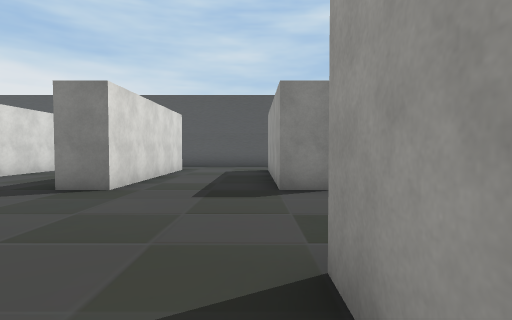
[1] (above)

24 first-person views from a walk through a scene from a Unity 3-D project. The camera is 1.5 m above the floor, tilts 2° down and sees 80° across. The floor is counted in squares, 2 m on a side. Each view is taken from the middle of a square. On the plan, view 1 faces up. The plan holds only what a view shows up to about 10 squares ahead; the rest is blank. The place goes on beyond the plan. The player character is not drawn. Some surface patterns are stand-ins.

[2]
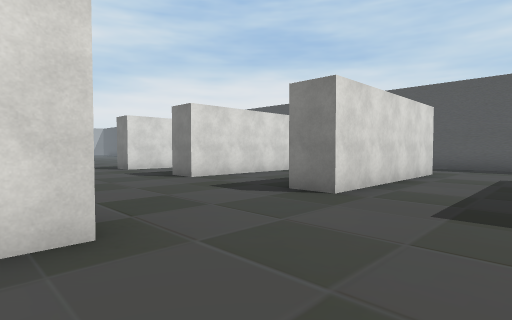

[3]
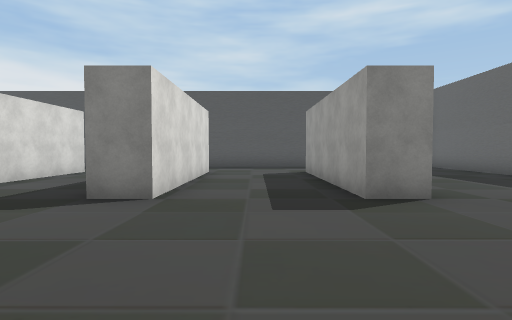

[4]
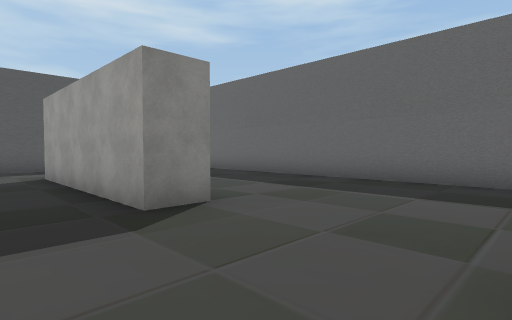

[5]
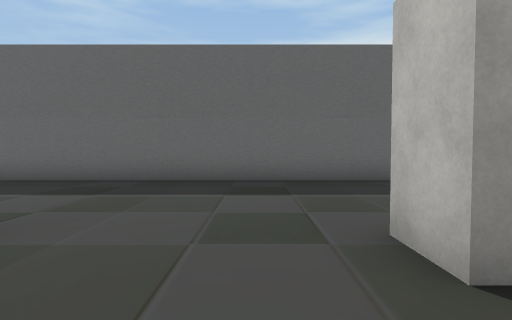

[6]
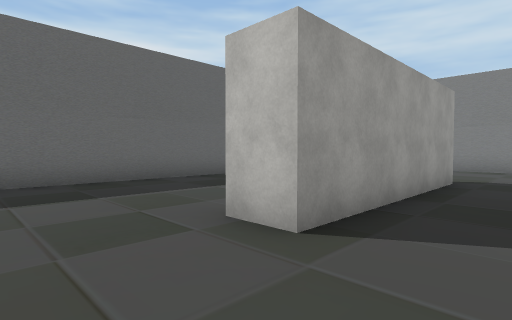

[7]
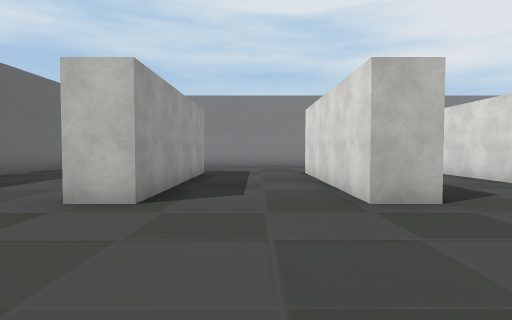

[8]
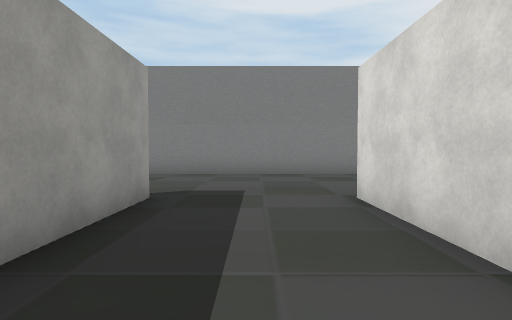

[9]
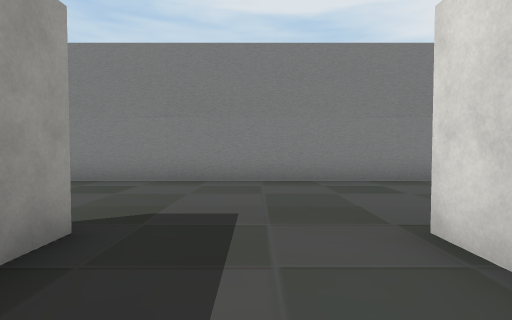

[10]
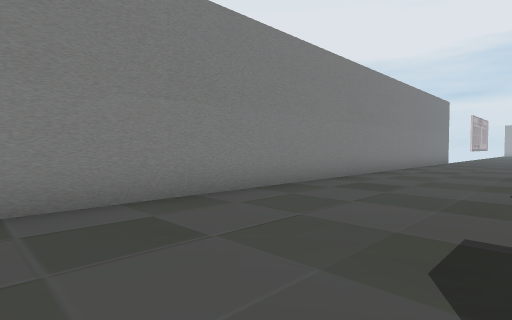

[11]
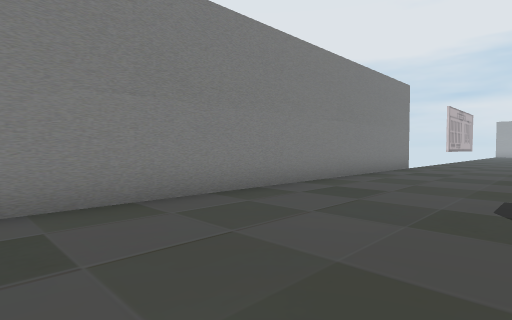

[12]
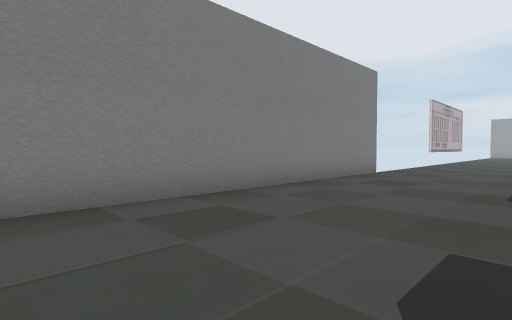

[13]
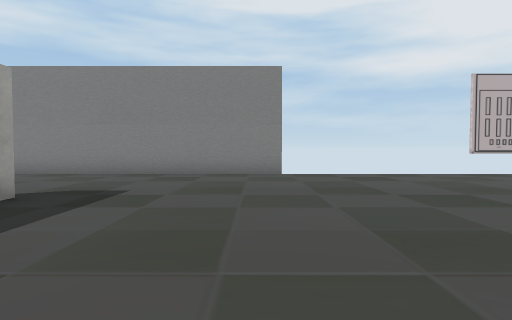

[14]
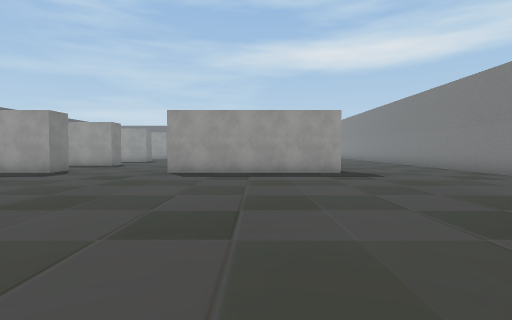

[15]
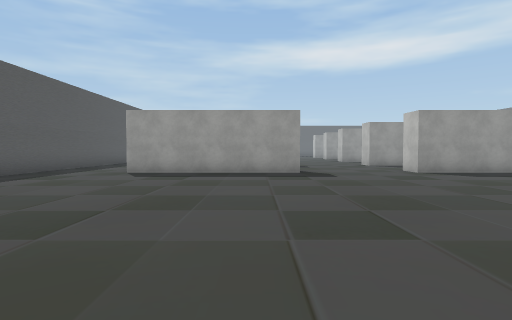

[16]
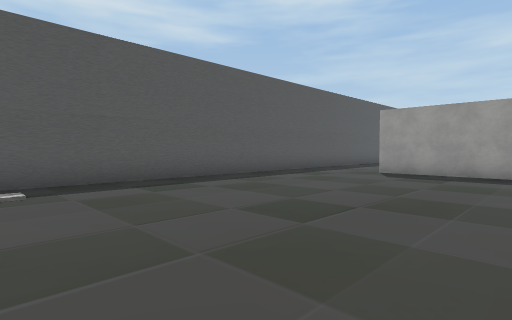

[17]
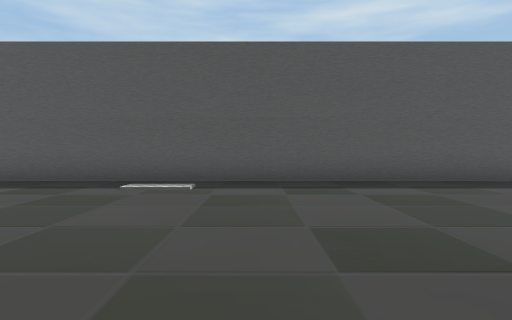

[18]
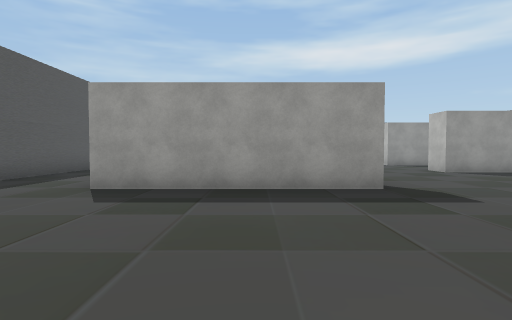

[19]
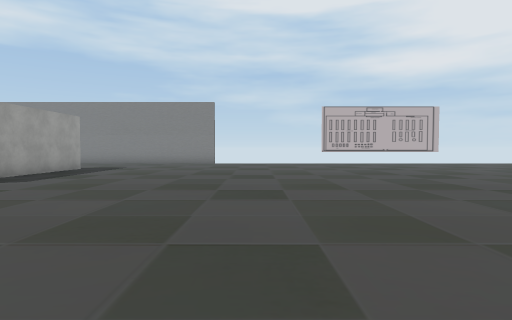

[20]
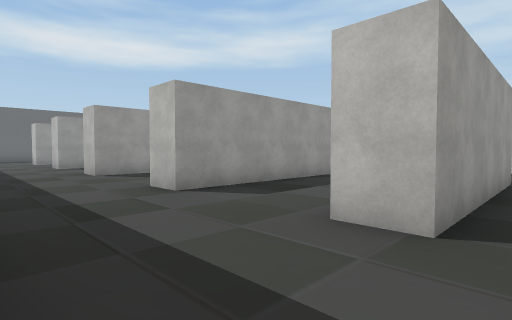

[21]
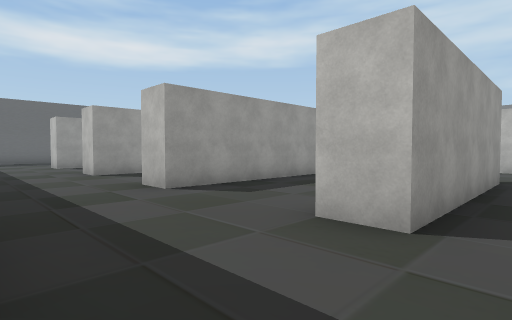

[22]
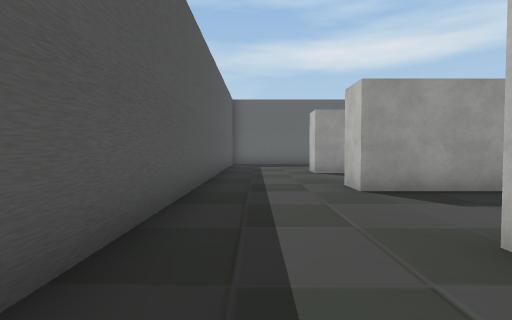

[23]
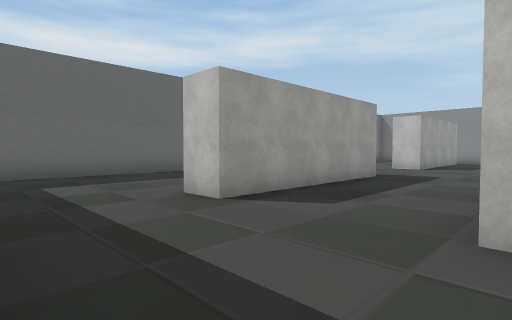

[24]
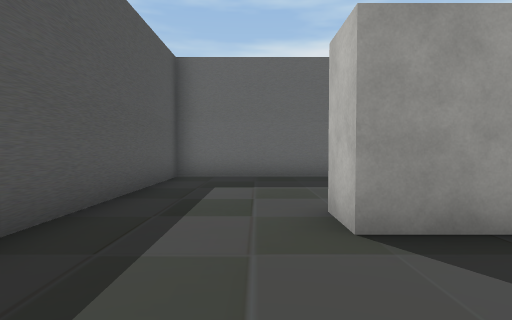

### Floor plan
Points are (right, up) in squares from view 1. A wall is a line through its corners. A room is listed if a view was taken in it or the views show most of it. See-through windows are left out.
Room 1 (views 1, 2, 3, 4, 5, 6, 7, 8, 9, 10, 11, 12, 13, 14, 15, 16, 17, 18, 19, 20, 21, 22, 23, 24)
walls: (-8.1, -0.4) (-8.1, 1.8) (-7.6, 1.8); (-12.3, 5.5) (-12.3, 11.1) (-11.2, 11.1); (-3.7, 6.1) (-3.7, 11.1) (-2.7, 11.1) (-2.7, 5.6) (-3.8, 5.6); (-2.7, 1.9) (-2.7, 1.1); (-2.7, -0.8) (-2.7, -3.4); (-7.1, 10.1) (-7.1, 5.6) (-8.1, 5.6) (-8.1, 11.1) (-7, 11.1); (-12.3, -3.8) (-12.3, 1.9); (0.4, 0.5) (0.4, 1.8) (1.4, 1.8) (1.4, -3.8); (0.4, 5.6) (0.4, 11.1) (1.4, 11.1) (1.4, 5.6) (0.4, 5.6); (-8, 14.2) (-25.5, 14.2); (5.8, 5.6) (4.7, 5.6) (4.7, 11.1) (5.8, 11.1); (-16.9, -8.2) (7.5, -8.2); (4.7, -3.8) (4.7, 1.8) (5.8, 1.8); (-23.8, -8.2) (-22.5, -8.2); (10.4, -4) (10.4, 14.2) (-3.6, 14.2)

Positions as (right, up) in squares from view 1, and headings:
1: (0, 0), facing up
2: (0, 1), facing up-left
3: (3, 1), facing up
4: (3, 2), facing up-right
5: (3, 3), facing right
6: (3, 4), facing down-right
7: (3, 6), facing down
8: (3, 1), facing down
9: (3, -1), facing down
10: (2, -4), facing down-left
11: (-4, -4), facing down-left
12: (-7, -4), facing down-left
13: (-16, 1), facing down
14: (-22, -1), facing right
15: (-22, 7), facing right
16: (-22, 7), facing up-right
17: (-20, 7), facing up
18: (-18, 8), facing right
19: (-19, 8), facing down
20: (-13, 14), facing down-right
21: (-9, 14), facing down-right
22: (-5, 13), facing right
23: (1, 14), facing down-right
24: (2, 12), facing right
